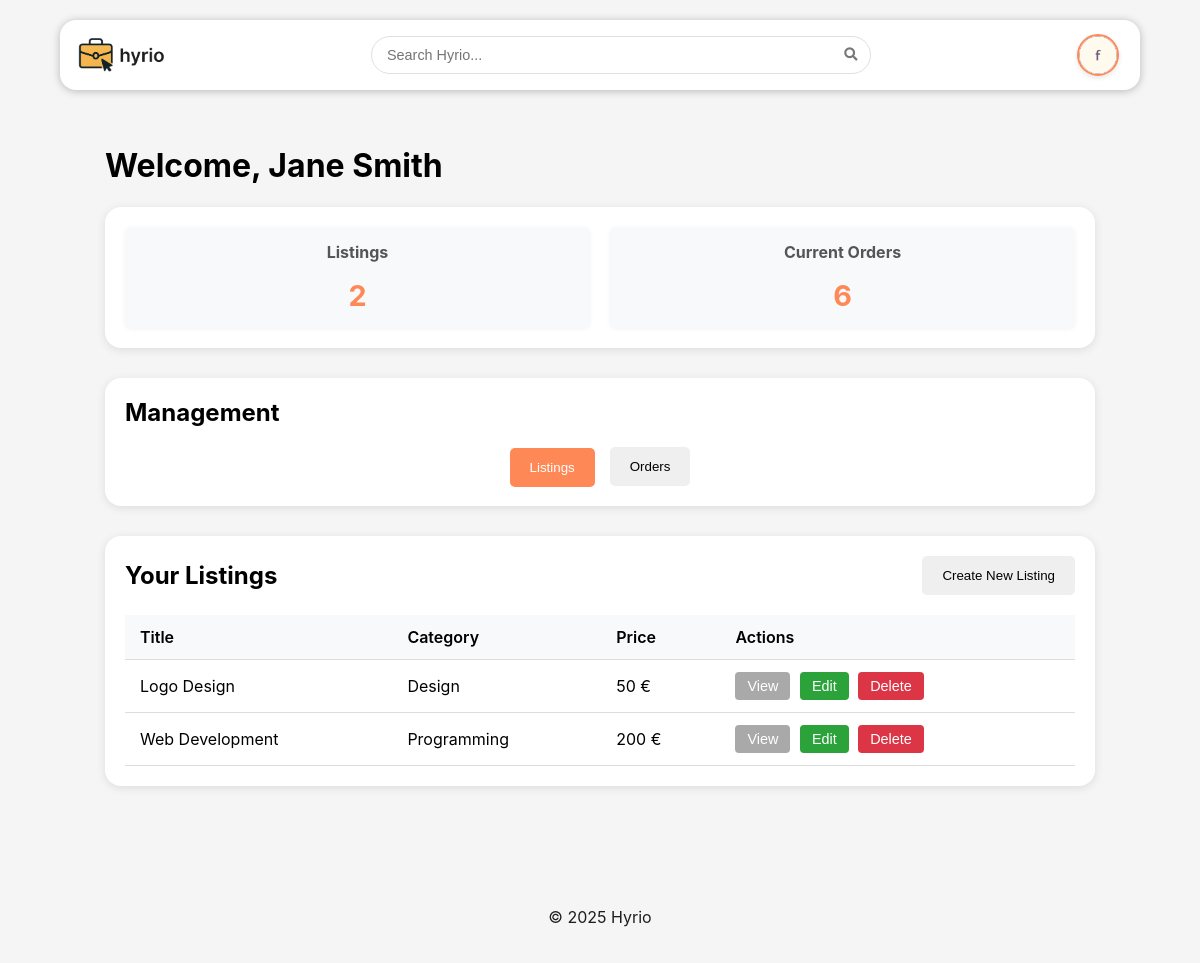
Page /pages/seller.php (signed in) on the committed database.
### tables this page shows
CREATE TABLE services (id INTEGER PRIMARY KEY,
  name VARCHAR(255) NOT NULL,
  description TEXT NOT NULL,
  price DECIMAL(10, 2) NOT NULL CHECK (price >=0),
  seller INTEGER NOT NULL REFERENCES users(id),
  category INTEGER NOT NULL REFERENCES categories(id),
  image TEXT NOT NULL,
  rating DECIMAL(2, 1) CHECK (rating >=0 AND rating <=5));

CREATE TABLE categories (id INTEGER PRIMARY KEY,
  name VARCHAR(255) NOT NULL UNIQUE);

### includes/auth.php (called while the page is built, shortened)
<?php
class Auth
{
    private static ?Auth $instance = null;
    public static function getInstance(): Auth
    {
        if (self::$instance === null) {
            self::$instance = new Auth();
        }
        return self::$instance;
    }
    public function getUser()
    {
        return $_SESSION['user'] ?? null;
    }
}

### database/classes/service.php (called while the page is built, shortened)
<?php
class Service
{
    public static function getServicesBySeller(int $sellerId): array
    {
        try {
            $db = Database::getInstance();
            $stmt = $db->prepare('SELECT * FROM services WHERE seller = ?');
            $stmt->execute([$sellerId]);
            $services = $stmt->fetchAll();
            return $services;
        } catch (PDOException $e) {
            return [];
        }
    }
    public static function getTotalServicesBySeller(int $sellerId): int
    {
        try {
            $db = Database::getInstance();
            $stmt = $db->prepare('SELECT COUNT(*) FROM services WHERE seller = ?');
            $stmt->execute([$sellerId]);
            return (int)$stmt->fetchColumn();
        } catch (PDOException $e) {
            return 0;
        }
    }
}

### database/classes/purchase.php (called while the page is built, shortened)
<?php
class Purchase
{
  public static function getTotalPendingPurchasesBySeller(int $sellerId): int
  {
    $db = getDatabaseConnection();
    $stmt = $db->prepare('SELECT COUNT(*) FROM purchases WHERE service_id IN (SELECT id FROM services WHERE seller = ?) AND status = ?');
    $stmt->execute([$sellerId, 'pending']);
    return (int) $stmt->fetchColumn();
  }
}

### database/classes/category.php (called while the page is built, shortened)
<?php
class Category
{
    private string $name;
    public function __construct(int $id, string $name)
    {
        $this->name = $name;
    }
    public function getName(): string
    {
        return $this->name;
    }
    public static function getCategoryById(int $id): ?Category
    {
        try {
            $db = Database::getInstance();
            $stmt = $db->prepare('SELECT * FROM categories WHERE id = ?');
            $stmt->execute([$id]);
            $category = $stmt->fetch(PDO::FETCH_ASSOC);
            if ($category) {
                return new Category((int)$category['id'], $category['name']);
            }
            return null;
        } catch (PDOException $e) {
            return null;
        }
    }
}

### pages/seller.php (the view, shortened to what this page needs)
<?php
require_once(__DIR__ . '/../includes/common.php');
require_once(__DIR__ . '/../includes/auth.php');
require_once(__DIR__ . '/../database/classes/service.php');
require_once(__DIR__ . '/../database/classes/purchase.php');
require_once(__DIR__ . '/../overlays/add_service.php');
require_once(__DIR__ . '/../overlays/view_order.php');
$loggedInUser = Auth::getInstance()->getUser();
if ($loggedInUser) {
    require_once(__DIR__ . '/../overlays/add_service.php');
    require_once(__DIR__ . '/../overlays/edit_service.php');
    require_once(__DIR__ . '/../overlays/complete_order.php');
}
echo '<link rel="stylesheet" href="../css/panel.css">';
echo '<link rel="stylesheet" href="../css/service.css">';
?>
<main>
    <h1>Welcome, <?php echo htmlspecialchars($loggedInUser['name']); ?></h1>
    <section>
        <div class="dashboard-stats">
            <div class="stat-card">
                <h3>Listings</h3>
                <?php
                echo '<p class="stat-number">' . htmlspecialchars((string)Service::getTotalServicesBySeller($loggedInUser['id'])) . '</p>';
                ?>
            </div>
            <div class="stat-card">
                <h3>Current Orders</h3>
                <?php
                echo '<p class="stat-number">' . htmlspecialchars((string)Purchase::getTotalPendingPurchasesBySeller($loggedInUser['id'])) . '</p>';
                ?>
            </div>
        </div>
    </section>
    <?php
    $section = isset($_GET['section']) ? $_GET['section'] : 'listings';
    ?>
    <section class="page-actions">
        <h2>Management</h2>
        <div class="action-buttons">
            <button class="section-header-button <?php echo $section === 'listings' ? 'active' : ''; ?>" data-target="listings-section">Listings</button>
            <button class="section-header-button <?php echo $section === 'orders' ? 'active' : ''; ?>" data-target="orders-section">Orders</button>
        </div>
    </section>
    <section id="listings-section" class="panel-content-section <?php echo $section === 'listings' ? 'active' : ''; ?>">
        <div class="section-header">
            <h2>Your Listings</h2>
            <button class="section-header-button" id="add-listing-btn">Create New Listing</button>
        </div>
        <div class="section-content">
            <table class="panel-table">
                <thead>
                    <tr>
                        <th>Title</th>
                        <th>Category</th>
                        <th>Price</th>
                        <th>Actions</th>
                    </tr>
                </thead>
                <tbody>
                    <?php
                    $listings = Service::getServicesBySeller($loggedInUser['id']);
                    foreach ($listings as $listing) {
                        $category = Category::getCategoryById($listing['category']);
                        echo '<tr>';
                        echo '<td>' . htmlspecialchars(strval($listing['name'])) . '</td>';
                        echo '<td>' . htmlspecialchars(strval($category->getName())) . '</td>';
                        echo '<td>' . htmlspecialchars(strval($listing['price'])) . ' €</td>';
                        echo '<td>
                            <button class="action-btn view-btn" onclick="window.location.href=\'/pages/service.php?id=' . $listing['id'] . '\'">View</button>
                            <button class="action-btn edit-btn" data-service-id="' . $listing['id'] . '">Edit</button>
                            <button class="action-btn delete-btn" data-id="' . $listing['id'] . '">Delete</button>
                        </td>';
                        echo '</tr>';
                    }
                    ?>
                </tbody>
            </table>
        </div>
    </section>
</main>

### css/style.css (style rules this page uses)
:root { --text: #1e1e1e; --background: whitesmoke; --primary: #fe8856; --secondary: #bd5656; --accent: #944c4c; --shadow: rgba(0, 0, 0, 0.25); background: var(--background); font-family: 'Inter', sans-serif; }
html, body { height: 100%; margin: 0; padding: 0; }
body { display: flex; flex-direction: column; min-height: 100vh; }
main { width: 85%; margin: 0 auto; padding: 15px; box-sizing: border-box; overflow-x: hidden; flex: 1 0 auto; }

### css/panel.css (style rules this page uses)
section h2 { margin-top: 0; }
section { background-color: #fff; border-radius: 16px; box-shadow: 0 2px 10px rgba(0, 0, 0, 0.1); padding: 20px; margin-bottom: 30px; }
.dashboard-stats { display: flex; justify-content: space-between; flex-wrap: wrap; gap: 20px; }
.stat-card { flex: 1; min-width: 200px; background-color: #f8f9fa; border-radius: 6px; padding: 15px; text-align: center; box-shadow: 0 1px 5px rgba(0, 0, 0, 0.05); transition: transform 0.2s; }
.stat-card h3 { margin-top: 0; color: #555; font-size: 1rem; }
.stat-number { font-size: 1.8rem; font-weight: bold; color: var(--primary); margin: 10px 0 0; }
.action-buttons { display: flex; flex-wrap: wrap; gap: 15px; justify-content: center; }
.section-header-button { display: inline-block; padding: 12px 20px; color: black; border: none; border-radius: 5px; cursor: pointer; text-decoration: none; font-weight: 500; transition: background-color 0.2s, transform 0.1s; }
.section-header-button.active { background-color: var(--primary); transform: translateY(1px); color: white; }
.panel-content-section { display: none; }
.panel-content-section.active { display: block; animation: fadeIn 0.3s ease-in-out; }
.section-content { width: 100%; }
.panel-table { width: 100%; border-collapse: collapse; margin-top: 20px; }
.panel-table th, .panel-table td { padding: 12px 15px; text-align: left; border-bottom: 1px solid #ddd; }
.panel-table th { background-color: #f8f9fa; font-weight: 600; }
.action-btn { display: inline-flex; align-items: center; padding: 6px 12px; margin-right: 5px; border-radius: 4px; cursor: pointer; border: none; color: white; font-weight: 500; font-size: 0.9em; transition: transform 0.2s, opacity 0.2s; }
.view-btn { background-color: darkgray; text-decoration: none; }
.edit-btn { background-color: #2ba23a; }
.delete-btn { background-color: #dc3545; }
.section-header { display: flex; justify-content: space-between; align-items: center; margin-bottom: 20px; }
.section-header h2 { margin: 0; }

### rows in the picture
services: name "Logo Design", category.name "Design", price "50"
services: name "Web Development", category.name "Programming", price "200"

### other values in the picture
$loggedInUser['name'] "Jane Smith"
Service::getTotalServicesBySeller($loggedInUser['id']) "2"
Purchase::getTotalPendingPurchasesBySeller($loggedInUser['id']) "6"
